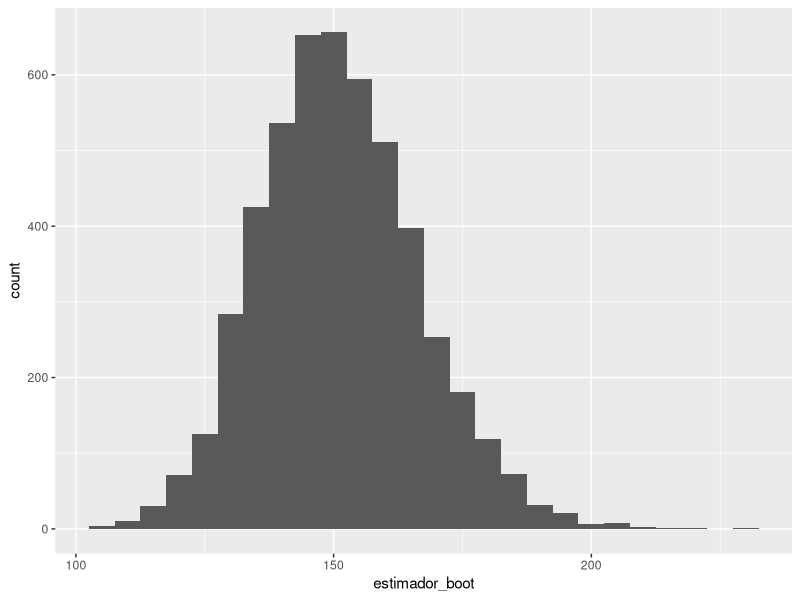
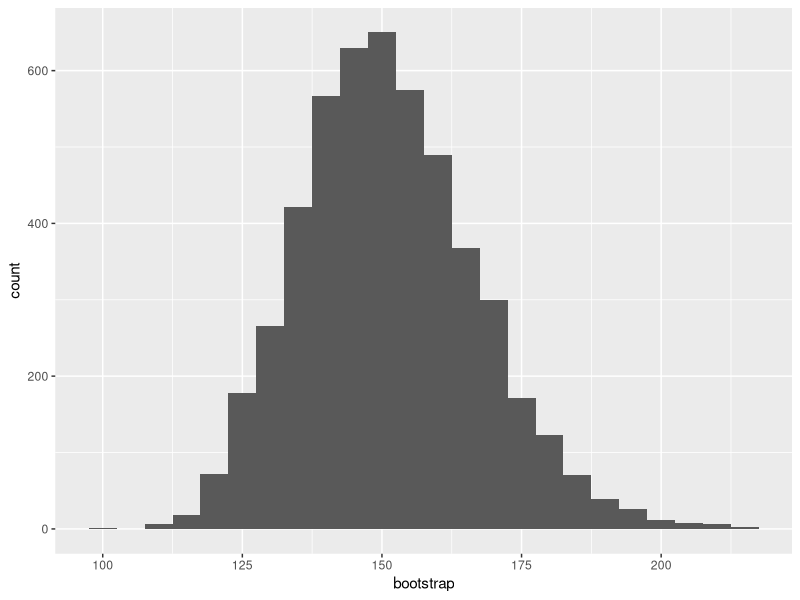
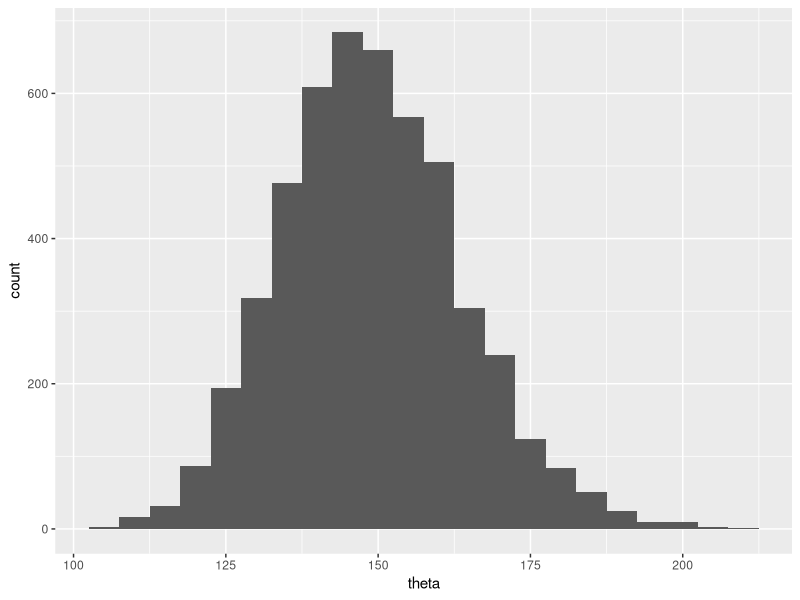

Write the R code that produced these figures, in order.
## ---- chunk 1
library(tidyverse)

# simulando muestra
genera_muestra <- function(n, mu){
  rnorm(n, mu, 1)
}
## ---- chunk 2
muestra <- genera_muestra(100, 5)
## ---- chunk 3
crear_log_p <- function(x){
  log_p <- function(pars){
    media = pars[1]
    desv_est = pars[2]
    # ve la ecuación del ejercicio anterior
    z <- (x - media) / desv_est
    log_verosim <- -(log(desv_est) +  0.5 * mean(z^2))
    log_verosim
  }  
  log_p
}
log_p <- crear_log_p(muestra)
## ---- chunk 4
res <- optim(c(0, 0.5), log_p, control = list(fnscale = -1, maxit = 1000), method = "Nelder-Mead")
res$convergence
## ---- chunk 5
est_mle <- tibble(parametro = c("media", "sigma"), estimador = res$par) |>
  column_to_rownames(var = "parametro")

est_mle
## ---- chunk 6
simular_modelo <- function(n, media, sigma){
  rnorm(n, media, sigma)
}
muestra_bootstrap <- simular_modelo(length(muestra), 
                                    est_mle["media", "estimador"],
                                    est_mle["sigma", "estimador"])
head(muestra_bootstrap)
## ---- chunk 7
# creamos nueva verosimilitud para muestra bootstrap
log_p_boot <- crear_log_p(muestra_bootstrap)
# optimizamos
res_boot <- optim(c(0, 0.5), log_p_boot, 
  control = list(fnscale = -1, maxit = 1000), method = "Nelder-Mead")
res_boot$convergence
## ---- chunk 8
est_mle_boot <- tibble(parametro = c("media", "sigma"), estimador = res_boot$par) %>% 
  column_to_rownames(var = "parametro")
est_mle_boot["theta",] = exp(est_mle[1])
est_mle_boot
## ---- chunk 9
rep_boot <- function(rep, crear_log_p, est_mle, n){
  muestra_bootstrap <- simular_modelo(length(muestra), 
                               est_mle["media", "estimador"], 
                               est_mle["sigma", "estimador"])
  log_p_boot <- crear_log_p(muestra_bootstrap)
  # optimizamos
  res_boot <- optim(c(0, 0.5), log_p_boot, 
    control = list(fnscale = -1, maxit = 1000), method = "Nelder-Mead")
  try(if(res_boot$convergence != 0) stop("No se alcanzó convergencia."))
  tibble(parametro = c("theta"), estimador_boot = exp(res_boot$par[1])) 
}
reps_boot <- map_dfr(1:5000, ~ rep_boot(.x, crear_log_p, est_mle, 
                                        n = length(muestra)), rep = ".id") 
reps_boot
## ---- chunk 10
error_est <- reps_boot %>% group_by(parametro) %>% 
  summarise(ee_boot = sd(estimador_boot)) 
error_est
## ---- chunk 11
data.frame(parametro="theta", 
           estimado = est_mle_boot[3,],
           ee = error_est$ee_boot,
           inferior = est_mle_boot[3,] - 2*error_est$ee_boot,
           superior = 2*error_est$ee_boot + est_mle_boot[3,])
## ---- chunk 12
bootstrap <- map_dbl(1:5000, ~ data.frame(muestra) |>
                  slice_sample(n=100, replace = TRUE) |>
                  summarise(theta = exp(mean(muestra))) |> pull(theta))
## ---- chunk 13
theta_boots <- tibble(bootstrap)
theta_boots
## ---- chunk 14
media_muestra <- mean(muestra)
media_muestra
## ---- chunk 15
sd_error_boots <- sd(as.numeric(unlist(theta_boots)))
sd_error_boots
## ---- chunk 16
res <- tibble("estimador"="theta", 
              "valor"=exp(mean(muestra)), 
              "ee" = sd_error_boots,
              "superior" = exp(mean(muestra)) + 2*sd_error_boots,
              "inferior" = exp(mean(muestra)) - 2*sd_error_boots)
res
## ---- chunk 17
g_histograma <- ggplot(reps_boot, aes(x = estimador_boot)) + geom_histogram(binwidth = 5)
g_histograma
## ---- chunk 18
g_histograma <- ggplot(theta_boots, aes(x = bootstrap)) + geom_histogram(binwidth = 5)
g_histograma
## ---- chunk 19
simulaciones <- map_dbl(1:5000, ~ tibble(muestra=genera_muestra(100, 5)) |>
                  summarise(mean_theta = exp(mean(muestra))) |> pull(mean_theta))
## ---- chunk 20
g_histograma <- ggplot(tibble(theta=simulaciones), aes(x = theta)) + geom_histogram(binwidth = 5)
g_histograma
